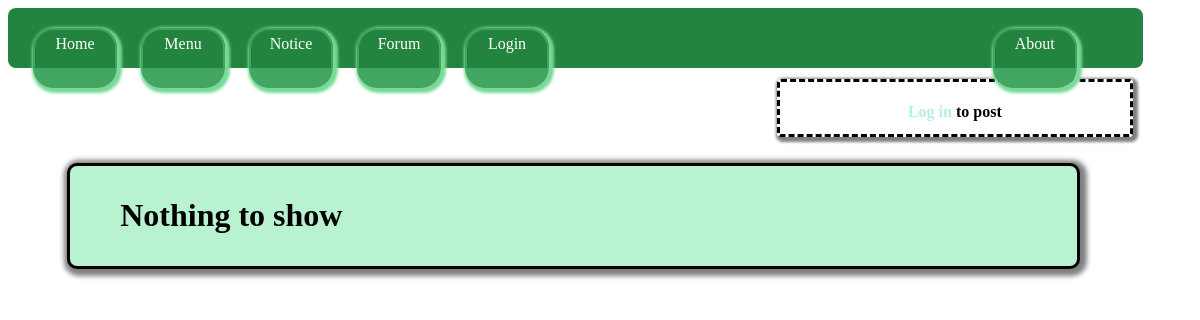
Page /home/ on the earlier database version.
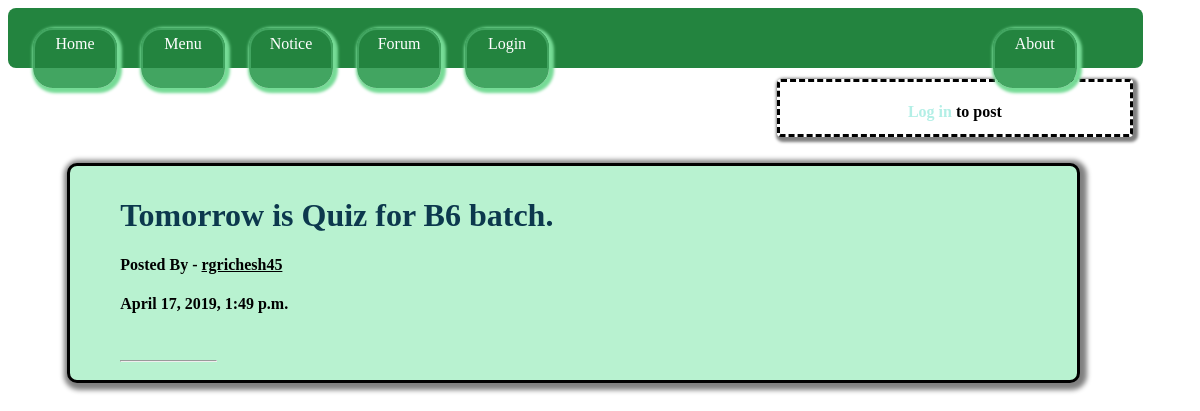
Same page on the later database version.
### users/models.py (models this page shows, shortened)
class NoticeBoard(models.Model):
	author = models.ForeignKey(User, on_delete=models.CASCADE)
	title = models.CharField(max_length=100,unique = True)
	notice = models.TextField(max_length=1000,default='',unique = True)
	date = models.DateTimeField(default = timezone.now)
	url = models.URLField(max_length=100,blank = True)
	docs = models.FileField(upload_to='docs',blank=True)

### users/views.py (the view)
# urls.py: path('home/',index_list.as_view(),name='home'),
class index_list(ListView):
	model = NoticeBoard
	template_name = 'users/index.html'
	context_object_name = 'data'
	ordering = ['-date']

### users/templates/users/index.html (shortened to what this page needs)
{% extends 'users/nav.html' %}
{% block logbox %}
	{% if user.is_authenticated %}
		<h4>Welcome, {{ request.user }} </h4>
	{% else %}
		<h4><a href="{% url 'login' %}" id="log">Log in</a> to post</h4>
	{% endif %}
{% endblock logbox %}
{% block content %}
	{% if data %}
		{% for datas in data %}
			<a id="title" href="{% url 'notice_detail' datas.id %}"><h1>{{ datas.title }}</h1></a>
			<h4 id="author">Posted By - <u>{{ datas.author }}</u></h4>
			<h4>{{ datas.date }}</h4> <br /><hr >
		{% endfor %}
	{% else %}
		<h1>Nothing to show </h1>
	{% endif %}
{% endblock content %}

Differences in the rows shown:
added NoticeBoard: title "Tomorrow is Quiz for B6 batch.", author "rgrichesh45", date "April 17, 2019, 1:49 p.m."
Other differences:
text no longer shown: "Nothing to show"
